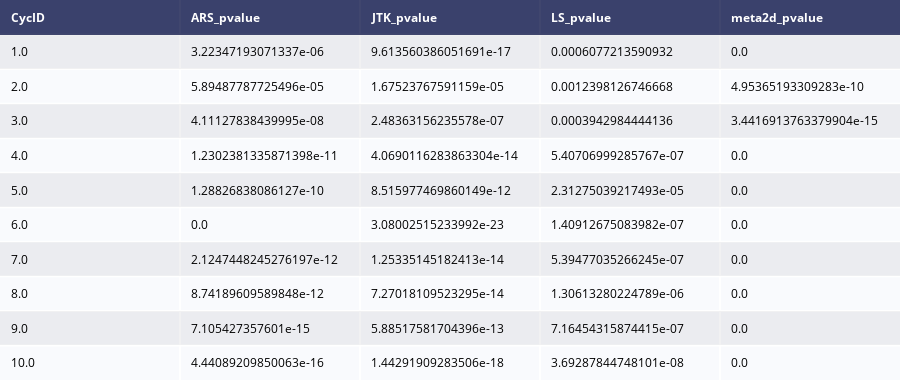
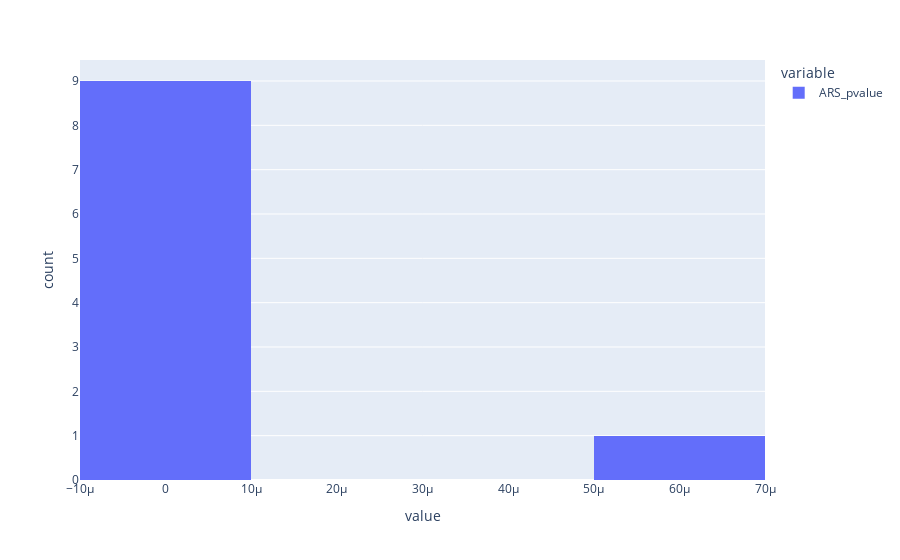
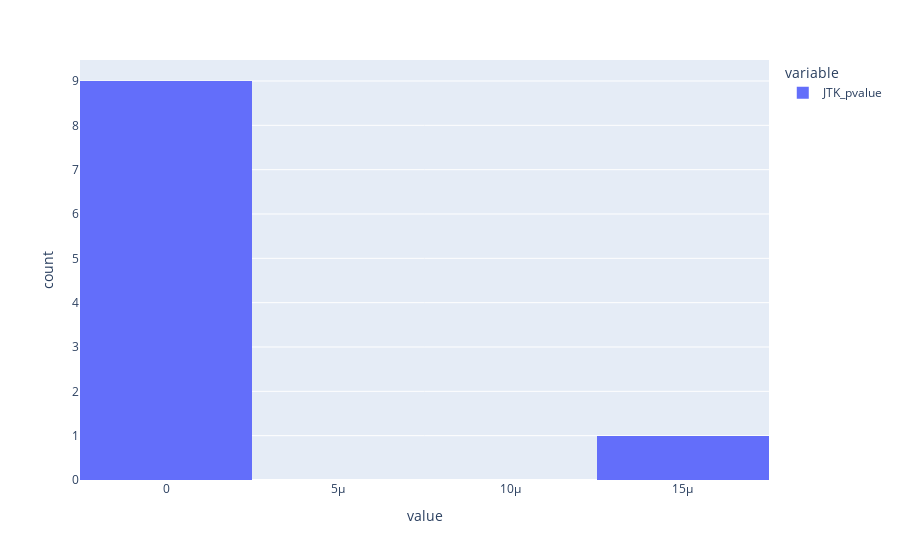
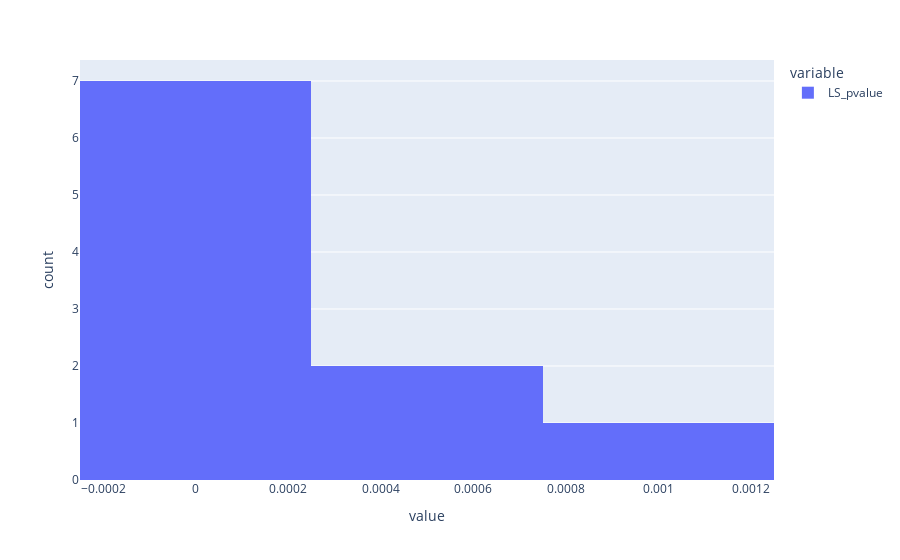

These figures' notebook cell, in order:
### Code cell
from rda_package import rda 
import pandas as pd
import numpy as np
import re
filename='demo_RNA.csv'
rda.plot_meta2d(filename, True,True)

### Figure 1 — Plotly figure (JSON) as saved in the notebook; plotly's stock layout.template omitted (floating-point values rounded to 4 significant figures)
{"data": [{"colorscale": [[0, "#00083e"], [0.5, "#ededee"], [1, "#ffffff"]], "hoverinfo": "none", "opacity": 0.75, "showscale": false, "type": "heatmap", "z": [[0, 0, 0, 0, 0], [0.5, 0.5, 0.5, 0.5, 0.5], [1, 1, 1, 1, 1], [0.5, 0.5, 0.5, 0.5, 0.5], [1, 1, 1, 1, 1], [0.5, 0.5, 0.5, 0.5, 0.5], [1, 1, 1, 1, 1], [0.5, 0.5, 0.5, 0.5, 0.5], [1, 1, 1, 1, 1], [0.5, 0.5, 0.5, 0.5, 0.5], [1, 1, 1, 1, 1]]}], "layout": {"annotations": [{"align": "left", "font": {"color": "#ffffff"}, "showarrow": false, "text": "<b>CycID</b>", "x": -0.45, "xanchor": "left", "xref": "x", "y": 0, "yref": "y"}, {"align": "left", "font": {"color": "#ffffff"}, "showarrow": false, "text": "<b>ARS_pvalue</b>", "x": 0.55, "xanchor": "left", "xref": "x", "y": 0, "yref": "y"}, {"align": "left", "font": {"color": "#ffffff"}, "showarrow": false, "text": "<b>JTK_pvalue</b>", "x": 1.55, "xanchor": "left", "xref": "x", "y": 0, "yref": "y"}, {"align": "left", "font": {"color": "#ffffff"}, "showarrow": false, "text": "<b>LS_pvalue</b>", "x": 2.55, "xanchor": "left", "xref": "x", "y": 0, "yref": "y"}, {"align": "left", "font": {"color": "#ffffff"}, "showarrow": false, "text": "<b>meta2d_pvalue</b>", "x": 3.55, "xanchor": "left", "xref": "x", "y": 0, "yref": "y"}, {"align": "left", "font": {"color": "#000000"}, "showarrow": false, "text": "1.0", "x": -0.45, "xanchor": "left", "xref": "x", "y": 1, "yref": "y"}, {"align": "left", "font": {"color": "#000000"}, "showarrow": false, "text": "3.22347193071337e-06", "x": 0.55, "xanchor": "left", "xref": "x", "y": 1, "yref": "y"}, {"align": "left", "font": {"color": "#000000"}, "showarrow": false, "text": "9.613560386051691e-17", "x": 1.55, "xanchor": "left", "xref": "x", "y": 1, "yref": "y"}, {"align": "left", "font": {"color": "#000000"}, "showarrow": false, "text": "0.0006077213590932", "x": 2.55, "xanchor": "left", "xref": "x", "y": 1, "yref": "y"}, {"align": "left", "font": {"color": "#000000"}, "showarrow": false, "text": "0.0", "x": 3.55, "xanchor": "left", "xref": "x", "y": 1, "yref": "y"}, {"align": "left", "font": {"color": "#000000"}, "showarrow": false, "text": "2.0", "x": -0.45, "xanchor": "left", "xref": "x", "y": 2, "yref": "y"}, {"align": "left", "font": {"color": "#000000"}, "showarrow": false, "text": "5.89487787725496e-05", "x": 0.55, "xanchor": "left", "xref": "x", "y": 2, "yref": "y"}, {"align": "left", "font": {"color": "#000000"}, "showarrow": false, "text": "1.67523767591159e-05", "x": 1.55, "xanchor": "left", "xref": "x", "y": 2, "yref": "y"}, {"align": "left", "font": {"color": "#000000"}, "showarrow": false, "text": "0.0012398126746668", "x": 2.55, "xanchor": "left", "xref": "x", "y": 2, "yref": "y"}, {"align": "left", "font": {"color": "#000000"}, "showarrow": false, "text": "4.95365193309283e-10", "x": 3.55, "xanchor": "left", "xref": "x", "y": 2, "yref": "y"}, {"align": "left", "font": {"color": "#000000"}, "showarrow": false, "text": "3.0", "x": -0.45, "xanchor": "left", "xref": "x", "y": 3, "yref": "y"}, {"align": "left", "font": {"color": "#000000"}, "showarrow": false, "text": "4.11127838439995e-08", "x": 0.55, "xanchor": "left", "xref": "x", "y": 3, "yref": "y"}, {"align": "left", "font": {"color": "#000000"}, "showarrow": false, "text": "2.48363156235578e-07", "x": 1.55, "xanchor": "left", "xref": "x", "y": 3, "yref": "y"}, {"align": "left", "font": {"color": "#000000"}, "showarrow": false, "text": "0.0003942984444136", "x": 2.55, "xanchor": "left", "xref": "x", "y": 3, "yref": "y"}, {"align": "left", "font": {"color": "#000000"}, "showarrow": false, "text": "3.4416913763379904e-15", "x": 3.55, "xanchor": "left", "xref": "x", "y": 3, "yref": "y"}, {"align": "left", "font": {"color": "#000000"}, "showarrow": false, "text": "4.0", "x": -0.45, "xanchor": "left", "xref": "x", "y": 4, "yref": "y"}, {"align": "left", "font": {"color": "#000000"}, "showarrow": false, "text": "1.2302381335871398e-11", "x": 0.55, "xanchor": "left", "xref": "x", "y": 4, "yref": "y"}, {"align": "left", "font": {"color": "#000000"}, "showarrow": false, "text": "4.0690116283863304e-14", "x": 1.55, "xanchor": "left", "xref": "x", "y": 4, "yref": "y"}, {"align": "left", "font": {"color": "#000000"}, "showarrow": false, "text": "5.40706999285767e-07", "x": 2.55, "xanchor": "left", "xref": "x", "y": 4, "yref": "y"}, {"align": "left", "font": {"color": "#000000"}, "showarrow": false, "text": "0.0", "x": 3.55, "xanchor": "left", "xref": "x", "y": 4, "yref": "y"}, {"align": "left", "font": {"color": "#000000"}, "showarrow": false, "text": "5.0", "x": -0.45, "xanchor": "left", "xref": "x", "y": 5, "yref": "y"}, {"align": "left", "font": {"color": "#000000"}, "showarrow": false, "text": "1.28826838086127e-10", "x": 0.55, "xanchor": "left", "xref": "x", "y": 5, "yref": "y"}, {"align": "left", "font": {"color": "#000000"}, "showarrow": false, "text": "8.515977469860149e-12", "x": 1.55, "xanchor": "left", "xref": "x", "y": 5, "yref": "y"}, {"align": "left", "font": {"color": "#000000"}, "showarrow": false, "text": "2.31275039217493e-05", "x": 2.55, "xanchor": "left", "xref": "x", "y": 5, "yref": "y"}, {"align": "left", "font": {"color": "#000000"}, "showarrow": false, "text": "0.0", "x": 3.55, "xanchor": "left", "xref": "x", "y": 5, "yref": "y"}, {"align": "left", "font": {"color": "#000000"}, "showarrow": false, "text": "6.0", "x": -0.45, "xanchor": "left", "xref": "x", "y": 6, "yref": "y"}, {"align": "left", "font": {"color": "#000000"}, "showarrow": false, "text": "0.0", "x": 0.55, "xanchor": "left", "xref": "x", "y": 6, "yref": "y"}, {"align": "left", "font": {"color": "#000000"}, "showarrow": false, "text": "3.08002515233992e-23", "x": 1.55, "xanchor": "left", "xref": "x", "y": 6, "yref": "y"}, {"align": "left", "font": {"color": "#000000"}, "showarrow": false, "text": "1.40912675083982e-07", "x": 2.55, "xanchor": "left", "xref": "x", "y": 6, "yref": "y"}, {"align": "left", "font": {"color": "#000000"}, "showarrow": false, "text": "0.0", "x": 3.55, "xanchor": "left", "xref": "x", "y": 6, "yref": "y"}, {"align": "left", "font": {"color": "#000000"}, "showarrow": false, "text": "7.0", "x": -0.45, "xanchor": "left", "xref": "x", "y": 7, "yref": "y"}, {"align": "left", "font": {"color": "#000000"}, "showarrow": false, "text": "2.1247448245276197e-12", "x": 0.55, "xanchor": "left", "xref": "x", "y": 7, "yref": "y"}, {"align": "left", "font": {"color": "#000000"}, "showarrow": false, "text": "1.25335145182413e-14", "x": 1.55, "xanchor": "left", "xref": "x", "y": 7, "yref": "y"}, {"align": "left", "font": {"color": "#000000"}, "showarrow": false, "text": "5.39477035266245e-07", "x": 2.55, "xanchor": "left", "xref": "x", "y": 7, "yref": "y"}, {"align": "left", "font": {"color": "#000000"}, "showarrow": false, "text": "0.0", "x": 3.55, "xanchor": "left", "xref": "x", "y": 7, "yref": "y"}, {"align": "left", "font": {"color": "#000000"}, "showarrow": false, "text": "8.0", "x": -0.45, "xanchor": "left", "xref": "x", "y": 8, "yref": "y"}, {"align": "left", "font": {"color": "#000000"}, "showarrow": false, "text": "8.74189609589848e-12", "x": 0.55, "xanchor": "left", "xref": "x", "y": 8, "yref": "y"}, {"align": "left", "font": {"color": "#000000"}, "showarrow": false, "text": "7.27018109523295e-14", "x": 1.55, "xanchor": "left", "xref": "x", "y": 8, "yref": "y"}, {"align": "left", "font": {"color": "#000000"}, "showarrow": false, "text": "1.30613280224789e-06", "x": 2.55, "xanchor": "left", "xref": "x", "y": 8, "yref": "y"}, {"align": "left", "font": {"color": "#000000"}, "showarrow": false, "text": "0.0", "x": 3.55, "xanchor": "left", "xref": "x", "y": 8, "yref": "y"}, {"align": "left", "font": {"color": "#000000"}, "showarrow": false, "text": "9.0", "x": -0.45, "xanchor": "left", "xref": "x", "y": 9, "yref": "y"}, {"align": "left", "font": {"color": "#000000"}, "showarrow": false, "text": "7.105427357601e-15", "x": 0.55, "xanchor": "left", "xref": "x", "y": 9, "yref": "y"}, {"align": "left", "font": {"color": "#000000"}, "showarrow": false, "text": "5.88517581704396e-13", "x": 1.55, "xanchor": "left", "xref": "x", "y": 9, "yref": "y"}, {"align": "left", "font": {"color": "#000000"}, "showarrow": false, "text": "7.16454315874415e-07", "x": 2.55, "xanchor": "left", "xref": "x", "y": 9, "yref": "y"}, {"align": "left", "font": {"color": "#000000"}, "showarrow": false, "text": "0.0", "x": 3.55, "xanchor": "left", "xref": "x", "y": 9, "yref": "y"}, {"align": "left", "font": {"color": "#000000"}, "showarrow": false, "text": "10.0", "x": -0.45, "xanchor": "left", "xref": "x", "y": 10, "yref": "y"}, {"align": "left", "font": {"color": "#000000"}, "showarrow": false, "text": "4.44089209850063e-16", "x": 0.55, "xanchor": "left", "xref": "x", "y": 10, "yref": "y"}, {"align": "left", "font": {"color": "#000000"}, "showarrow": false, "text": "1.44291909283506e-18", "x": 1.55, "xanchor": "left", "xref": "x", "y": 10, "yref": "y"}, {"align": "left", "font": {"color": "#000000"}, "showarrow": false, "text": "3.69287844748101e-08", "x": 2.55, "xanchor": "left", "xref": "x", "y": 10, "yref": "y"}, {"align": "left", "font": {"color": "#000000"}, "showarrow": false, "text": "0.0", "x": 3.55, "xanchor": "left", "xref": "x", "y": 10, "yref": "y"}], "height": 380, "margin": {"b": 0, "l": 0, "r": 0, "t": 0}, "xaxis": {"dtick": 1, "gridwidth": 2, "showticklabels": false, "tick0": -0.5, "ticks": "", "zeroline": false}, "yaxis": {"autorange": "reversed", "dtick": 1, "gridwidth": 2, "showticklabels": false, "tick0": 0.5, "ticks": "", "zeroline": false}}}

### Figure 2 — Plotly figure (JSON) as saved in the notebook; plotly's stock layout.template omitted (floating-point values rounded to 4 significant figures)
{"data": [{"alignmentgroup": "True", "bingroup": "x", "hovertemplate": "variable=ARS_pvalue<br>value=%{x}<br>count=%{y}<extra></extra>", "legendgroup": "ARS_pvalue", "marker": {"color": "#636efa", "pattern": {"shape": ""}}, "name": "ARS_pvalue", "offsetgroup": "ARS_pvalue", "orientation": "v", "showlegend": true, "type": "histogram", "x": [3.223e-06, 5.895e-05, 4.111e-08, 1.23e-11, 1.288e-10, 0, 2.125e-12, 8.742e-12, 7.105e-15, 4.441e-16], "xaxis": "x", "yaxis": "y"}], "layout": {"barmode": "relative", "legend": {"title": {"text": "variable"}, "tracegroupgap": 0}, "margin": {"t": 60}, "xaxis": {"anchor": "y", "domain": [0, 1], "title": {"text": "value"}}, "yaxis": {"anchor": "x", "domain": [0, 1], "title": {"text": "count"}}}}

### Figure 3 — Plotly figure (JSON) as saved in the notebook; plotly's stock layout.template omitted (floating-point values rounded to 4 significant figures)
{"data": [{"alignmentgroup": "True", "bingroup": "x", "hovertemplate": "variable=JTK_pvalue<br>value=%{x}<br>count=%{y}<extra></extra>", "legendgroup": "JTK_pvalue", "marker": {"color": "#636efa", "pattern": {"shape": ""}}, "name": "JTK_pvalue", "offsetgroup": "JTK_pvalue", "orientation": "v", "showlegend": true, "type": "histogram", "x": [9.614e-17, 1.675e-05, 2.484e-07, 4.069e-14, 8.516e-12, 3.08e-23, 1.253e-14, 7.27e-14, 5.885e-13, 1.443e-18], "xaxis": "x", "yaxis": "y"}], "layout": {"barmode": "relative", "legend": {"title": {"text": "variable"}, "tracegroupgap": 0}, "margin": {"t": 60}, "xaxis": {"anchor": "y", "domain": [0, 1], "title": {"text": "value"}}, "yaxis": {"anchor": "x", "domain": [0, 1], "title": {"text": "count"}}}}

### Figure 4 — Plotly figure (JSON) as saved in the notebook; plotly's stock layout.template omitted (floating-point values rounded to 4 significant figures)
{"data": [{"alignmentgroup": "True", "bingroup": "x", "hovertemplate": "variable=LS_pvalue<br>value=%{x}<br>count=%{y}<extra></extra>", "legendgroup": "LS_pvalue", "marker": {"color": "#636efa", "pattern": {"shape": ""}}, "name": "LS_pvalue", "offsetgroup": "LS_pvalue", "orientation": "v", "showlegend": true, "type": "histogram", "x": [0.0006077, 0.00124, 0.0003943, 5.407e-07, 2.313e-05, 1.409e-07, 5.395e-07, 1.306e-06, 7.165e-07, 3.693e-08], "xaxis": "x", "yaxis": "y"}], "layout": {"barmode": "relative", "legend": {"title": {"text": "variable"}, "tracegroupgap": 0}, "margin": {"t": 60}, "xaxis": {"anchor": "y", "domain": [0, 1], "title": {"text": "value"}}, "yaxis": {"anchor": "x", "domain": [0, 1], "title": {"text": "count"}}}}
